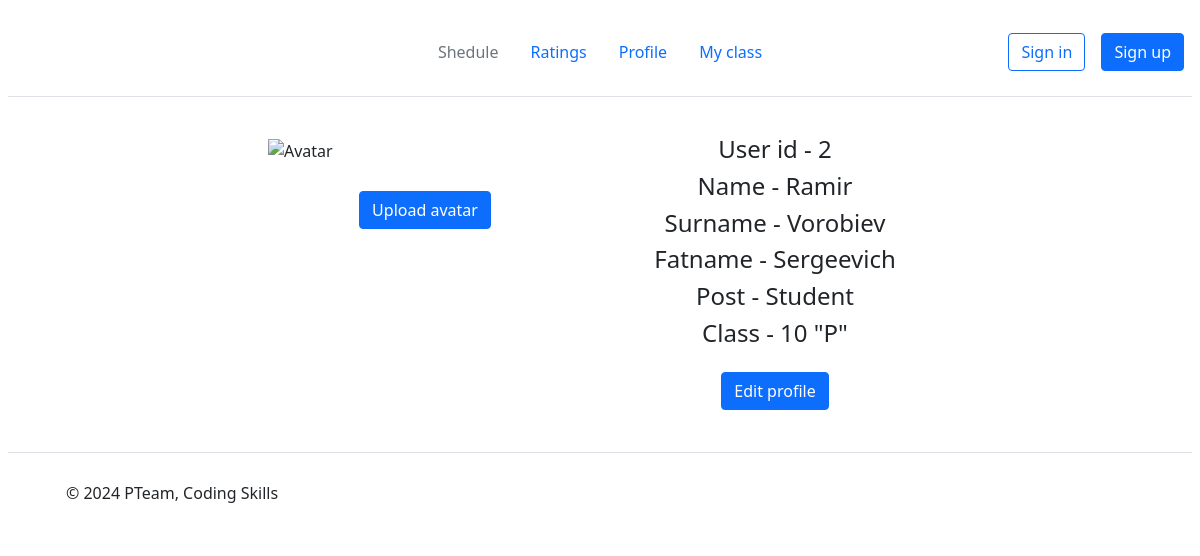
Page /profile/2 (signed in) on the committed database.
### models.py (models this page shows)
class Users(db.Model):
    user_id = db.Column(db.Integer, primary_key=True)
    name = db.Column(db.String(20), nullable=False)
    surname = db.Column(db.String(20), nullable=False)
    fatname = db.Column(db.String(20), nullable=False)
    password = db.Column(db.String(20), nullable=False)
    is_teacher = db.Column(db.Boolean, default=False)
    is_student = db.Column(db.Boolean, default=False)
    is_admin = db.Column(db.Boolean, default=False)

class Student(db.Model):
    id = db.Column(db.Integer, primary_key=True)
    user_id = db.Column(db.Integer, index=True)
    class_num = db.Column(db.String(3), nullable=False)
    class_let = db.Column(db.String(3), nullable=False)

### main.py (the view, shortened to what this page needs)
@app.route('/profile/<int:user_id>')  # Профиль
@login_required
def profile(user_id):
    user = Users.query.filter_by(user_id=user_id).first()
    if not user:
        return render_template('notification.html', message=MESSAGE_LIST[5633], message_id=5633, url=f'/{user_id}',
                               text='To main', user_id=user_id)
    if user.is_student:
        student = Student.query.filter_by(user_id=user_id).first()
        if not student:
            class_num = 'You haven\'t been assigned to a class yet'
            class_let = ''
        else:
            class_num = student.class_num
            class_let = f'"{student.class_let}"'
        return render_template('profile.html', user_id=user_id, name=user.name, surname=user.surname,
                               fatname=user.fatname, is_student=True, class_num=class_num, class_let=class_let)
    else:
        return render_template('notification.html', message=MESSAGE_LIST[5775], message_id=5775, url=f'/{user_id}',
                               text='To main', user_id=user_id)

### UserLogin.py (called while the page is built)
    def fromDB(self, user_id, db):
        myusers = db.query.all()
        for user1 in myusers:
            if user_id == user1.user_id:
                self.__user = user1
        return self

### main.py (called while the page is built)
@login_manager.user_loader
def load_user(user_id):
    return UserLogin().fromDB(user_id, Users)

### templates/profile.html
{% extends "base.html" %}
{% block body%}
<div class="prof-container">
    <div class="column">
        <div><img src="avatar/{{user_id}}" alt="Avatar" class="user-avatar"></div>
        <div class="container">
        <div><a href="/profile/avatar/upload/{{user_id}}" class="btn btn-primary">Upload avatar</a></div>
        </div>
    </div>
    <div class="column">
        <div class="container">
            <div class="user-info">
                <h4>User id - {{user_id}}</h4>
                <h4>Name - {{name}}</h4>
                <h4>Surname - {{surname}}</h4>
                <h4>Fatname - {{fatname}}</h4>
                {% if is_student %}
                <h4>Post - Student</h4>
                <h4>Class - {{class_num}} {{class_let}}</h4>
                {% elif is_teacher %}
                <h4>Post - Teacher<h4>
                <h4>Subject - {{subject}}</h4>
                {% else %}
                <h4>Post - None</h4>
                {% endif %}
            </div>
            <a href="/profile/edit/{{user_id}}" class="btn btn-primary">Edit profile</a>
        </div>
    </div>
</div>
{% endblock %}

### static/style.css (style rules this page uses)
* { margin: 4px; }
.container { text-align: center; }
.column { flex: 2px; margin: 10px; }
.prof-container { display: flex; width: 700px; margin: auto; justify-content: space-between; }
.user-avatar { width: 300px; height: 300px; margin-bottom: 20px; }
.user-info { margin-bottom: 20px; }

### rows in the picture
Users: name "Ramir", surname "Vorobiev", fatname "Sergeevich"
Student: class_num "10"

### other values in the picture
{{ user_id }} "2"
{{ class_let }} "\"P\""
